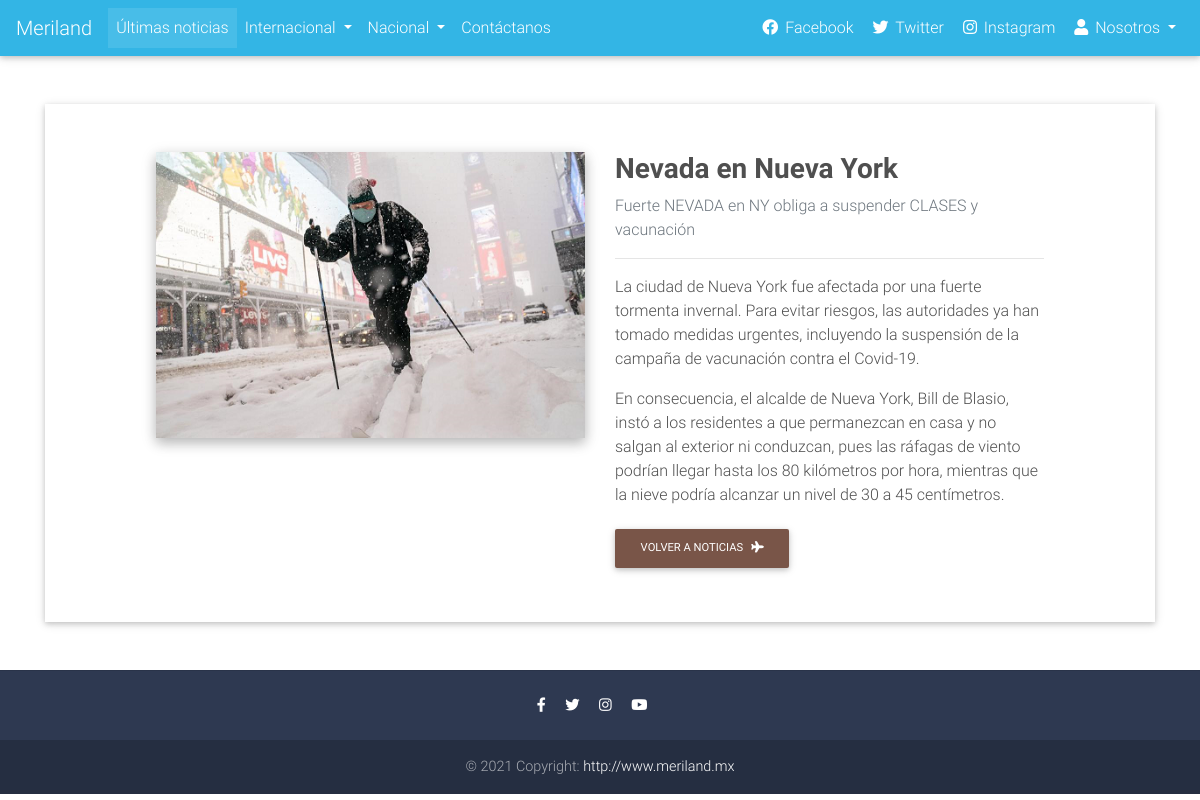
The app's page /post/nevada-en-ny with its own data.
### meriland/models.py (models this page shows, shortened)
class Post(models.Model):
    titulo = models.CharField(max_length=255)
    slug = models.SlugField(max_length=255, unique=True)
    resumen = models.CharField(max_length=300)
    contenido = models.TextField()
    publicado = models.BooleanField(default=True)
    creado = models.DateTimeField(auto_now=True)
    clasificacion = models.ForeignKey(Clasificacion, on_delete=models.CASCADE)
    image = models.ImageField(upload_to='img')
    class Meta:
        ordering = ['-creado']

### meriland/views.py (the view)
# urls.py: path('post/', PostList.as_view(), name='post_list'),
def post(request, slug):
    return render(request, "post.html", {
        "post": get_object_or_404(Post, slug=slug)
    })

### meriland/templates/post.html (shortened to what this page needs)
{% extends '_MainLayout.html' %}
{% block content %}
  <div class="container my-5 py-5 z-depth-1">
    <section class="px-md-5 mx-md-5 text-center text-lg-left dark-grey-text">
      <div class="row">
        <div class="col-md-6 mb-4 mb-md-0">
          <div class="view overlay z-depth-1-half">
            <img src="/media/{{ post.image }}" class="img-fluid" alt="">
          </div>
        </div>
        <div class="col-md-6 mb-4 mb-md-0">
          <h3 class="font-weight-bold"> {{ post.titulo }} </h3>
          <p class="text-muted">{{ post.resumen }}</p>
          <hr>
            <p class="text-muted">{{post.contenido|linebreaks}} </p>
          <a class="btn btn-brown btn-md ml-0" href="/" role="button">Volver a noticias<i class="fa fa-plane ml-2"></i></a>
        </div>
      </div>
    </section>
  </div>
{% endblock %}

### records on screen
Post: image (picture), titulo "Nevada en Nueva York", resumen "Fuerte NEVADA en NY obliga a suspender CLASES y vacunación", contenido "La ciudad de Nueva York fue afectada por una fuerte tormenta invernal. Para evitar riesgos, las autoridades ya han tomado medidas urgentes, incluyendo la suspensión de la campaña de vacunación contra el Covid-19. En consecuencia, el alcalde de Nueva York, Bill de Blasio, instó a los residentes a que permanezcan en casa y no salgan al exterior ni conduzcan, pues las ráfagas de viento podrían llegar hasta los 80 kilómetros por hora, mientras que la nieve podría alcanzar un nivel de 30 a 45 centímetros."
